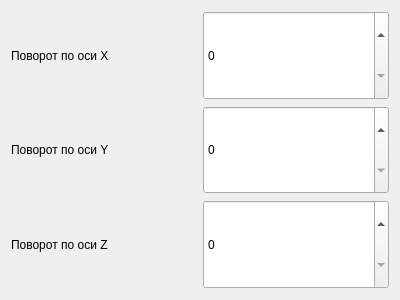
<?xml version="1.0" encoding="UTF-8"?>
<ui version="4.0">
 <class>Rotating</class>
 <widget class="QWidget" name="Rotating">
  <property name="geometry">
   <rect>
    <x>0</x>
    <y>0</y>
    <width>400</width>
    <height>300</height>
   </rect>
  </property>
  <property name="windowTitle">
   <string>Form</string>
  </property>
  <layout class="QHBoxLayout" name="horizontalLayout_2">
   <item>
    <layout class="QHBoxLayout" name="horizontalLayout">
     <item>
      <layout class="QVBoxLayout" name="verticalLayout">
       <item>
        <widget class="QLabel" name="label">
         <property name="text">
          <string>Поворот по оси X</string>
         </property>
        </widget>
       </item>
       <item>
        <widget class="QLabel" name="label_2">
         <property name="text">
          <string>Поворот по оси Y</string>
         </property>
        </widget>
       </item>
       <item>
        <widget class="QLabel" name="label_3">
         <property name="text">
          <string>Поворот по оси Z</string>
         </property>
        </widget>
       </item>
      </layout>
     </item>
     <item>
      <layout class="QVBoxLayout" name="verticalLayout_2">
       <item>
        <widget class="QSpinBox" name="rotating_x">
         <property name="sizePolicy">
          <sizepolicy hsizetype="Minimum" vsizetype="Expanding">
           <horstretch>0</horstretch>
           <verstretch>0</verstretch>
          </sizepolicy>
         </property>
        </widget>
       </item>
       <item>
        <widget class="QSpinBox" name="roating_y">
         <property name="sizePolicy">
          <sizepolicy hsizetype="Minimum" vsizetype="Expanding">
           <horstretch>0</horstretch>
           <verstretch>0</verstretch>
          </sizepolicy>
         </property>
        </widget>
       </item>
       <item>
        <widget class="QSpinBox" name="rotating_z">
         <property name="sizePolicy">
          <sizepolicy hsizetype="Minimum" vsizetype="Expanding">
           <horstretch>0</horstretch>
           <verstretch>0</verstretch>
          </sizepolicy>
         </property>
        </widget>
       </item>
      </layout>
     </item>
    </layout>
   </item>
  </layout>
 </widget>
 <resources/>
 <connections/>
</ui>
